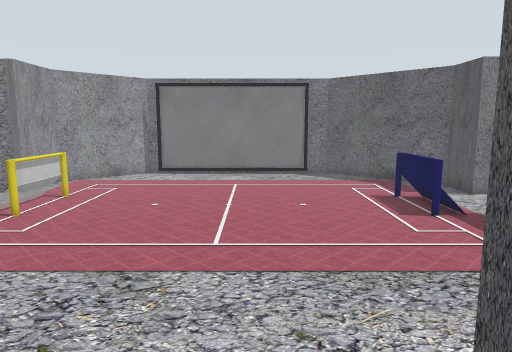
View 1 (above)

24 first-person views from a walk through a world built for the Gazebo simulator. The camera is 1.3 m above the floor, tilts 8° down and sees 70° across. Floor lines are 1 m apart. The floor is counted in squares, 0.5 m on a side. Each view is taken from the middle of a square. On the plan, view 1 faces up. The plan holds only what a view shows up to about 20 squares ahead; the rest is blank. The place goes on beyond the plan. Some stock models are drawn as simple stand-ins. Some surface patterns are stand-ins.

View 2
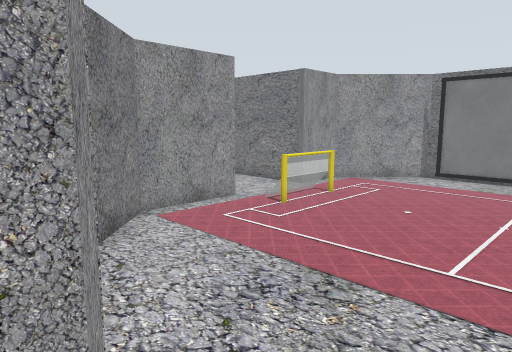

View 3
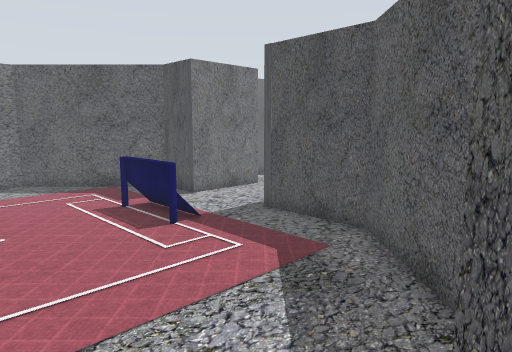

View 4
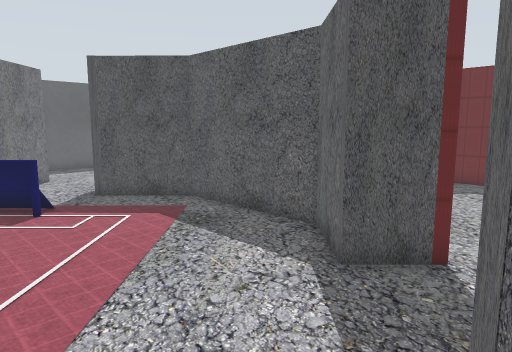

View 5
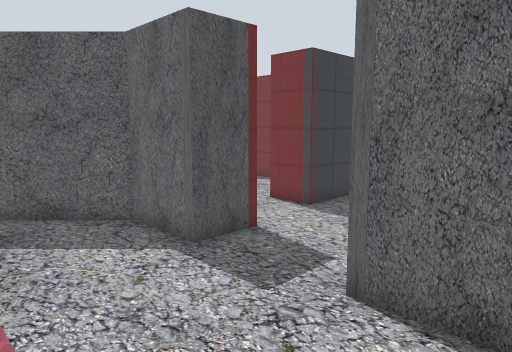

View 6
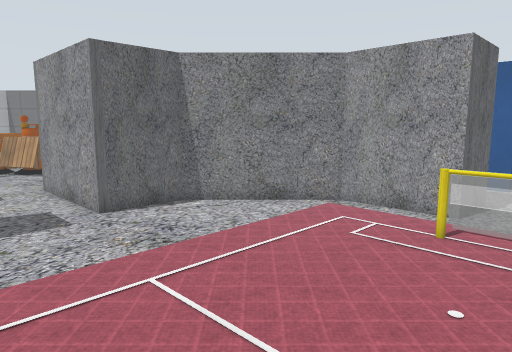

View 7
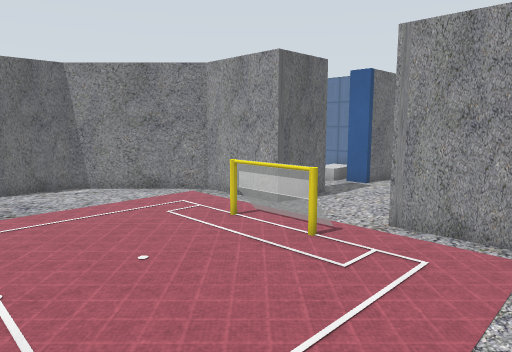

View 8
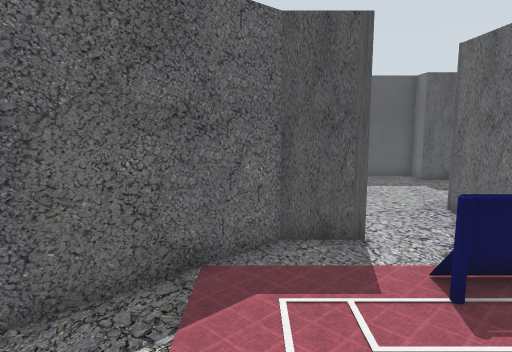

View 9
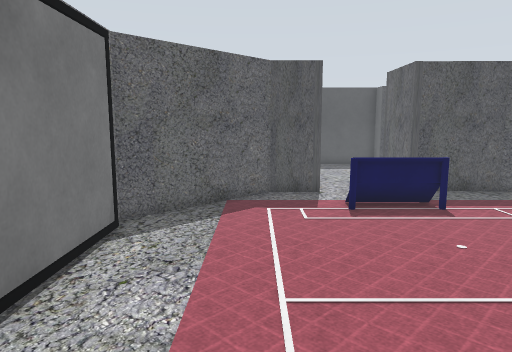

View 10
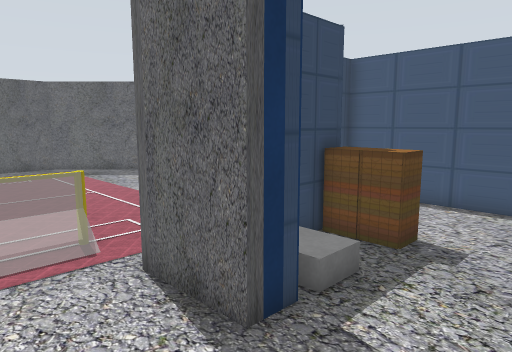

View 11
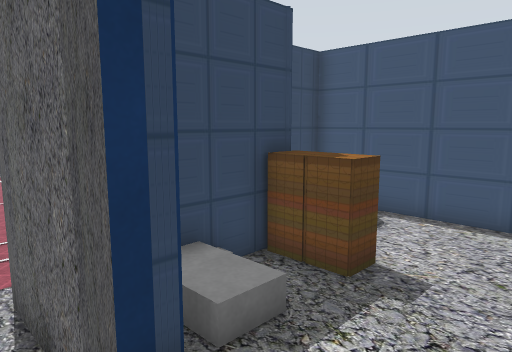

View 12
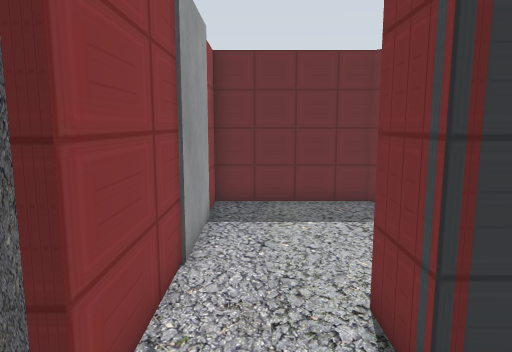

View 13
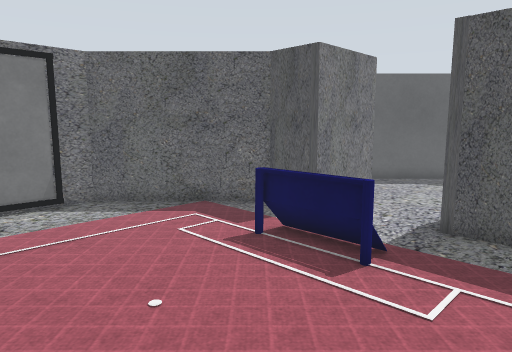

View 14
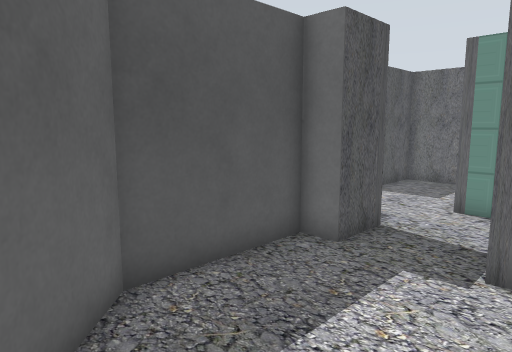

View 15
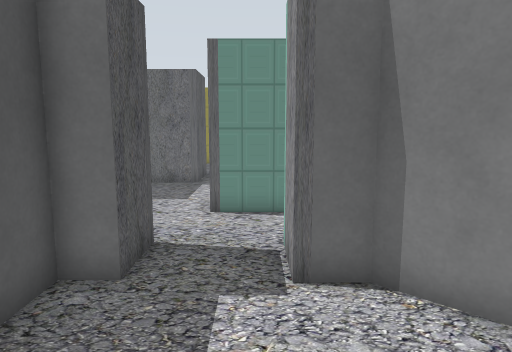

View 16
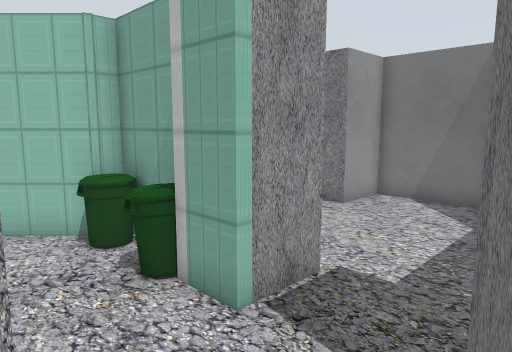

View 17
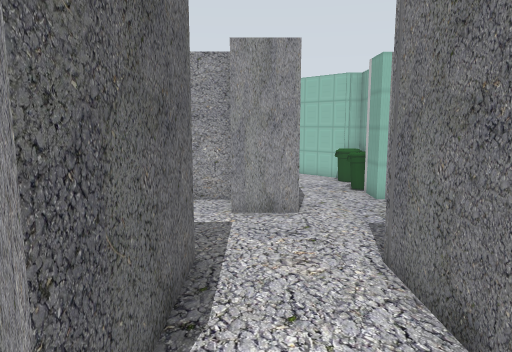

View 18
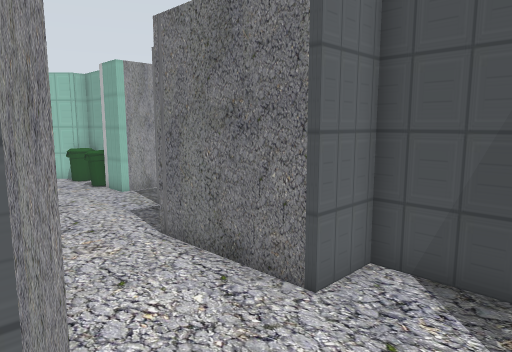

View 19
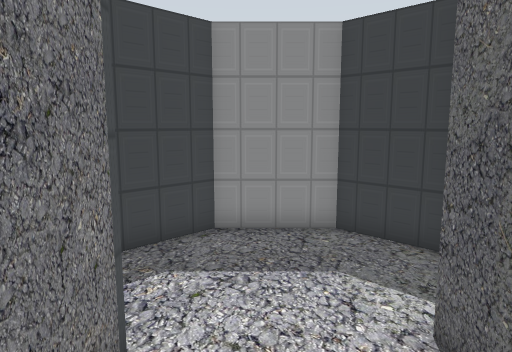

View 20
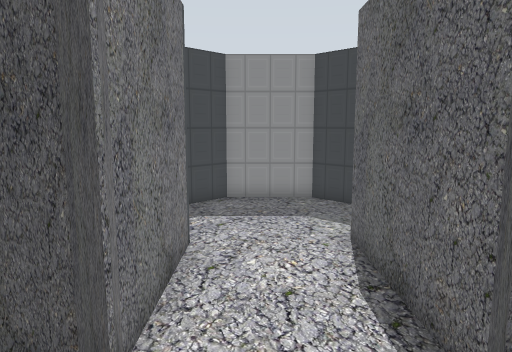

View 21
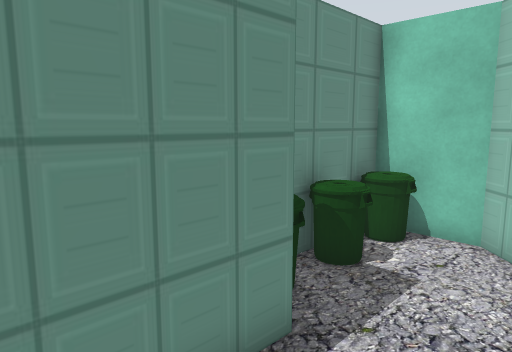

View 22
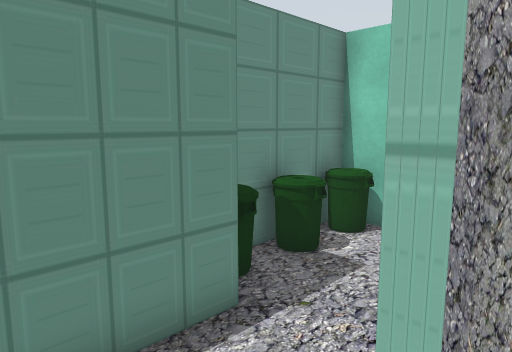

View 23
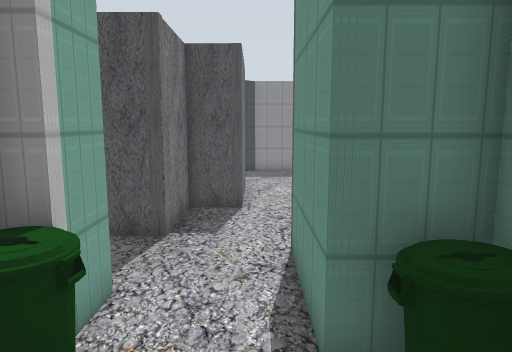

View 24
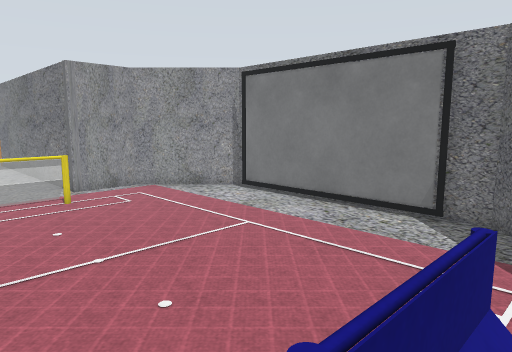

### Floor plan
Points are (right, up) in squares from view 1. A wall is a line through its corners. A room is listed if a view was taken in it or the views show most of it. See-through windows are left out.
Room 1 (views 1, 2, 3, 4, 5, 6, 7, 8, 9, 10, 11, 12, 13, 24)
walls: (-11.8, 8.9) (-11.8, 10) (-9, 10) (-8.9, 6.1) (-5.1, 2.2) (-2.2, 2.2) (-2.2, -3.4); (5.5, 0.4) (1.6, 0.4) (1.6, 2.4) (4.3, 2.4) (8.3, 6.4) (8.3, 10) (11.4, 10); (11.6, 13.5) (8.1, 13.5) (8.1, 15.4) (3.8, 19.7) (-5.7, 19.7) (-9, 16.5) (-9, 13.9) (-15.5, 13.9); (2.1, -3.5) (2.1, -2.6) (3.9, -2.6); (-15.5, 10) (-14.9, 10) (-14.9, 9)
ways out: opening at (11, 11.5) to room 2; opening at (-14, 9.5); opening at (0, -3); opening at (4.5, -1.5)
objects: cup (-7, 10) to (-7, 13); picture (-5, 19) to (2, 19); cup (5, 10) to (5, 13)
Room 2 (views 14, 15, 21, 22)
walls: (11.6, 9.6) (13.1, 8.2) (14.4, 8.2) (14.4, 6.2); (17.3, 6.2) (17.3, 8.2) (18.3, 8.2) (18.3, 12.6) (15.4, 15.5); (15.1, 15.9) (11.6, 15.9) (11.6, 13.5); (14.5, 3.3) (16.4, 3.3)
ways out: opening at (11, 11.5) to room 1; opening at (16.5, 4.5) to room 3; opening at (15, 4.5) to room 5
Room 3 (views 16, 19, 20)
walls: (16.4, 3.3) (16.4, 1.2); (17.6, -2.4) (20.1, -2.4) (20.2, 0.8) (25.2, 0.8); (24.8, 4.5) (20.3, 4.4) (20.3, 6.2) (17.3, 6.2)
ways out: opening at (16.5, 4.5) to room 2; opening at (25, 2.5) to room 4; opening at (17.5, -0.5)
Room 4 (views 17, 18)
walls: (25.2, 0.8) (25.2, 0.4); (27.1, 6.2) (24.8, 6.2) (24.8, 4.5); (28.2, -0.8) (30, 1) (30, 4) (28.2, 5.9)
ways out: opening at (25, 2.5) to room 3
Room 5 (view 23)
walls: (11.9, 6.9) (9.5, 6.9) (9.5, 6.3) (7.2, 4.1) (7.2, 1.6) (12.6, 1.6) (12.6, 3.3) (14.5, 3.3); (14.4, 6.2) (13.4, 6.2)
ways out: opening at (15, 4.5) to room 2
objects: bin (8, 2) to (8, 3); bin (10, 2) to (10, 3); bin (10, 6) to (11, 6); bin (12, 2) to (12, 3); bin (12, 6) to (13, 6)

Positions as (right, up) in squares from view 1, and headings:
1: (0, 0), facing up
2: (1, 1), facing up-left
3: (0, 2), facing up-right
4: (-5, 4), facing right
5: (-5, 7), facing down-right
6: (2, 13), facing down-left
7: (0, 18), facing down-left
8: (0, 16), facing right
9: (-6, 16), facing right
10: (-15, 13), facing down-right
11: (-15, 11), facing down-right
12: (-1, -1), facing right
13: (-1, 7), facing up-right
14: (13, 15), facing down-right
15: (15, 14), facing down
16: (18, 3), facing up-left
17: (27, 2), facing left
18: (28, 0), facing up-left
19: (21, 3), facing right
20: (17, 3), facing right
21: (16, 6), facing down-left
22: (16, 7), facing down-left
23: (9, 4), facing right
24: (6, 9), facing up-left
